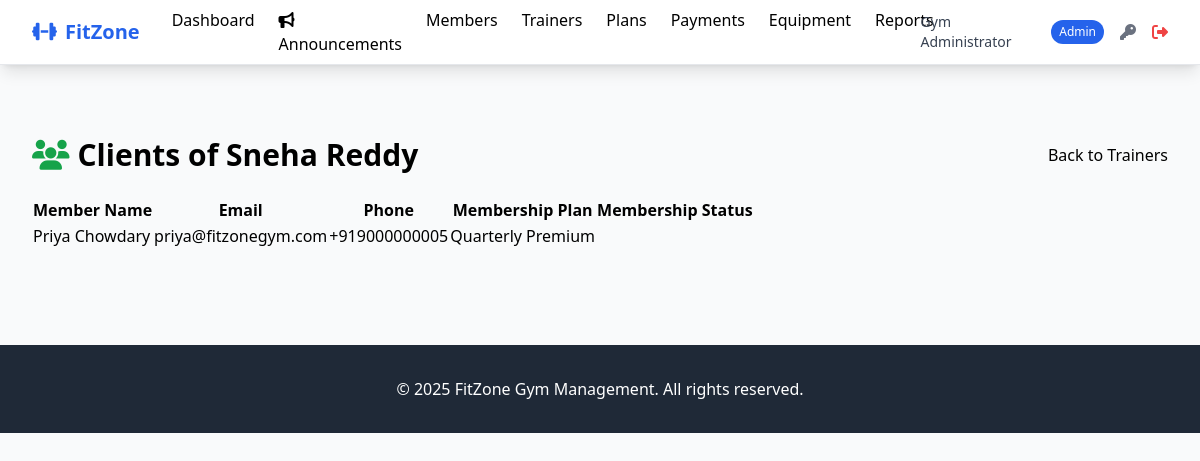
The app's page /admin/trainers/2/clients (signed in), older data.
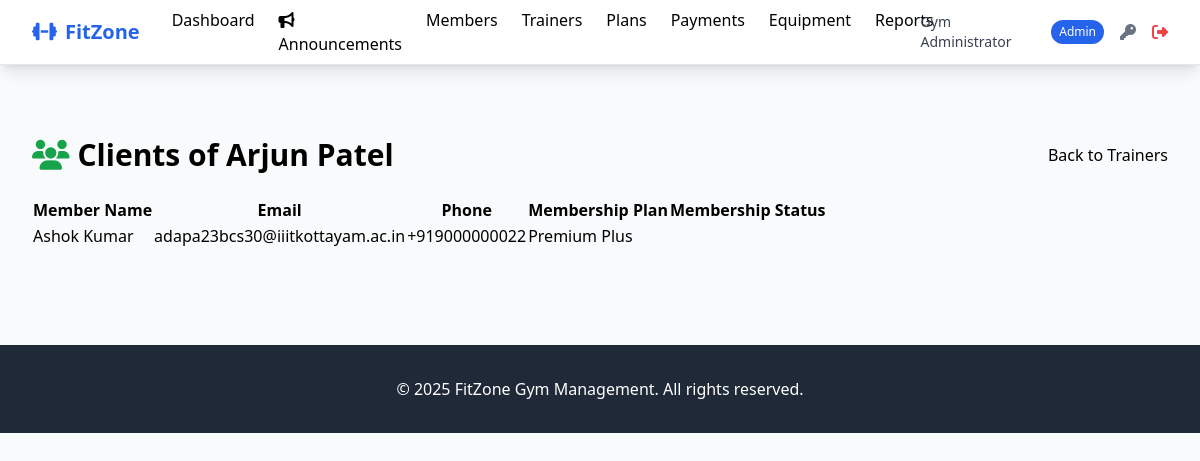
The same page, newer data.
### tables this page shows
CREATE TABLE users (
            id INTEGER PRIMARY KEY AUTOINCREMENT,
            username TEXT UNIQUE NOT NULL,
            email TEXT UNIQUE NOT NULL,
            password_hash TEXT NOT NULL,
            role TEXT NOT NULL CHECK (role IN ('admin', 'member', 'trainer')),
            full_name TEXT NOT NULL,
            phone TEXT,
            is_active BOOLEAN DEFAULT 1,
            created_at TIMESTAMP DEFAULT CURRENT_TIMESTAMP,
            updated_at TIMESTAMP DEFAULT CURRENT_TIMESTAMP
            -- reset_token TEXT,
            -- reset_token_expires TEXT
        );

CREATE TABLE members (
        id INTEGER PRIMARY KEY AUTOINCREMENT,
        user_id INTEGER,
        membership_plan_id INTEGER,
        phone TEXT NOT NULL,
        emergency_contact TEXT,
        emergency_phone TEXT,
        address TEXT,
        date_of_birth DATE,
        weight DECIMAL(5,2),
        height DECIMAL(5,2),
        medical_conditions TEXT,
        fitness_goals TEXT,
        membership_start_date DATE,
        membership_end_date DATE,
        status TEXT DEFAULT 'pending_payment' CHECK (status IN ('active', 'inactive', 'suspended', 'pending_payment')),
        trainer_id INTEGER,
        created_at TIMESTAMP DEFAULT CURRENT_TIMESTAMP,
        updated_at TIMESTAMP DEFAULT CURRENT_TIMESTAMP,
        FOREIGN KEY (user_id) REFERENCES users (id),
        FOREIGN KEY (membership_plan_id) REFERENCES membership_plans (id),
        FOREIGN KEY (trainer_id) REFERENCES trainers (id)
        );

CREATE TABLE membership_plans (
            id INTEGER PRIMARY KEY AUTOINCREMENT,
            name TEXT NOT NULL,
            description TEXT,
            duration_months INTEGER NOT NULL,
            price DECIMAL(10,2) NOT NULL,
            features TEXT, -- JSON string
            is_active BOOLEAN DEFAULT 1,
            created_at TIMESTAMP DEFAULT CURRENT_TIMESTAMP,
            updated_at TIMESTAMP DEFAULT CURRENT_TIMESTAMP
        );

### app/routes/admin.py (the view)
@admin_bp.route("/trainers/<int:trainer_id>/clients")
@admin_required
def view_trainer_clients(trainer_id):
    trainer = Trainer.get_by_id(trainer_id)
    if not trainer:
        flash("Trainer not found!", "danger")
        return redirect(url_for("admin.trainers"))
    clients = Member.get_all_by_trainer(trainer_id)
    return render_template("admin/trainer_clients.html", trainer=trainer, clients=clients)

### app/models/database.py (called while the page is built)
def get_db_connection(db_path='gym_management.db'):
    conn = sqlite3.connect(db_path)
    conn.row_factory = sqlite3.Row
    conn.execute("PRAGMA foreign_keys = ON")
    return conn

def execute_query(query, params=(), db_path='gym_management.db', fetch=False):
    conn = get_db_connection(db_path)
    cursor = conn.cursor()
    try:
        cursor.execute(query, params)
        if fetch:
            result = cursor.fetchall()
            conn.close()
            return result
        else:
            conn.commit()
            last_id = cursor.lastrowid
            conn.close()
            return last_id
    except Exception as e:
        conn.close()
        try:
            from flask import current_app
            current_app.logger.error(f"DB Error: {e} | Query: {query} | Params: {params}")
        except:
            print(f"DB Error: {e} | Query: {query} | Params: {params}")
        raise

### app/templates/admin/trainer_clients.html (shortened to what this page needs)
{% extends "base.html" %}
{% block content %}
<div class="max-w-6xl mx-auto mt-10">
    <div class="flex justify-between items-center mb-6">
        <h1 class="text-3xl font-bold">
            <i class="fas fa-users mr-2 text-green-600"></i>Clients of {{ trainer.full_name }}
        </h1>
        <a href="{{ url_for('admin.trainers') }}" class="btn btn-secondary">Back to Trainers</a>
    </div>
    <div class="card">
        <div class="overflow-x-auto">
            {% if clients %}
            <table class="table">
                <thead>
                    <tr>
                        <th>Member Name</th>
                        <th>Email</th>
                        <th>Phone</th>
                        <th>Membership Plan</th>
                        <th>Membership Status</th>
                    </tr>
                </thead>
                <tbody>
                    {% for client in clients %}
                    <tr>
                        <td>{{ client.full_name }}</td>
                        <td>{{ client.email }}</td>
                        <td>{{ client.phone }}</td>
                        <td>{{ client.membership_plan_name }}</td>
                        <td>
                        </td>
                    </tr>
                    {% endfor %}
                </tbody>
            </table>
            {% else %}
            <div class="p-10 text-center text-gray-500">
                <i class="fas fa-users text-5xl mb-4"></i>
                <h3 class="text-xl font-semibold mb-2">No clients assigned</h3>
                <p>Once members are assigned to this trainer, they will appear here.</p>
            </div>
            {% endif %}
        </div>
    </div>
</div>
{% endblock %}

Row changes from the older to the newer data that the page shows:
no longer on this page (row edited): members: full_name "Priya Chowdary", email "priya@fitzonegym.com", phone "+919000000005", membership_plan_name "Quarterly Premium"
changed users: full_name "Sneha Reddy" → "Arjun Patel"
added members: full_name "Ashok Kumar", email "adapa23bcs30@iiitkottayam.ac.in", phone "+919000000022", membership_plan_name "Premium Plus"
